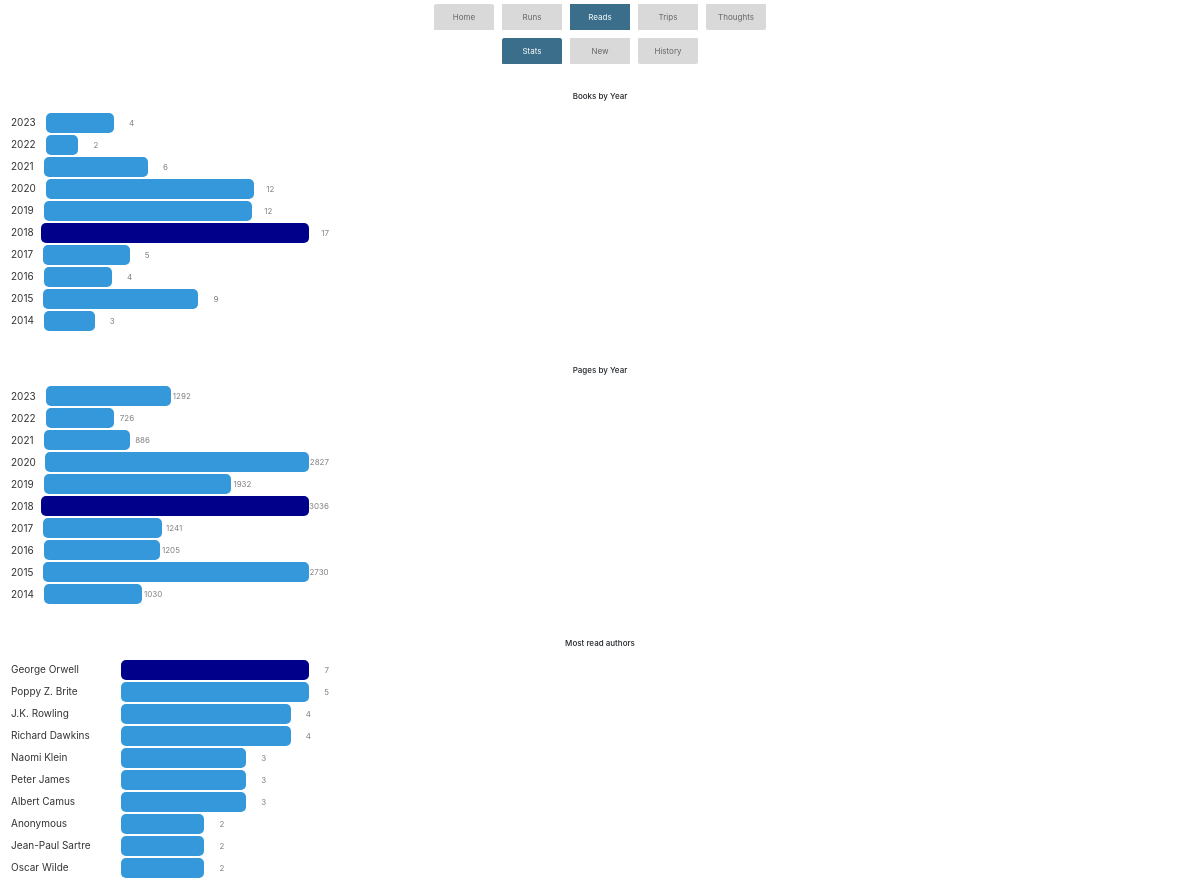
Page /reads/stats on the earlier database version.
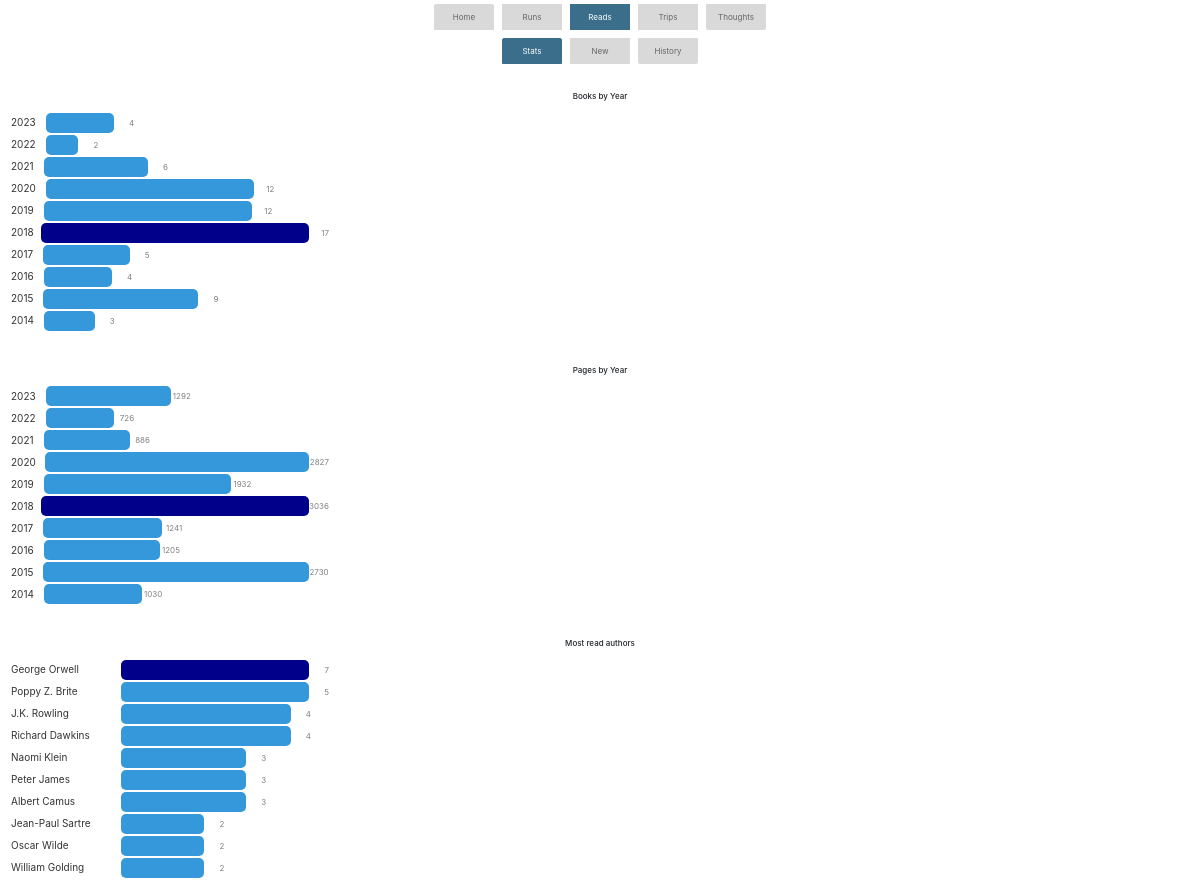
Same page on the later database version.
### app.py (models this page shows)
class Books(db.Model):
    id = db.Column(db.Integer, primary_key=True)
    date_started = db.Column(db.String(20))
    date_ended = db.Column(db.String(20))
    title = db.Column(db.String(50))
    author = db.Column(db.String(50))
    pages = db.Column(db.Integer)
    category = db.Column(db.String(50))
    subcategory = db.Column(db.String(50))
    country = db.Column(db.String(50))
    my_rating = db.Column(db.Integer)
    publication_year = db.Column(db.Integer)
    date_added = db.Column(db.String(50))

### app.py (the view)
@app.route('/reads/stats', methods=['GET', 'POST'])
def reads_stats():
    reads = Books.query.where(Books.subcategory != "manga")
    reads_years_array = [read.date_ended.split('-')[0] for read in reads]
    years_grouped = f.group_and_rank(reads_years_array,"FALSE", 10,"highest")
    pages_array = [read.pages for read in reads]
    pages_per_year = f.group_with_agg(reads_years_array, pages_array, 10, "sum", "whole","highest")
    authors = [read.author for read in reads]
    authors = f.group_and_rank(authors, "TRUE", 10, "highest")
    return render_template('reads_stats.html', years_grouped=years_grouped, pages_per_year=pages_per_year,authors=authors)

### functions.py (called while the page is built)
def group_and_rank(categories, sort_by_count, top_number, highlight="highest"):
    category_counts = {}
    for category in categories:
        if category in category_counts:
            category_counts[category] += 1
        else:
            category_counts[category] = 1
    if sort_by_count == "TRUE":
        aggregated_array = sorted(list(category_counts.items()), key=lambda item: item[1], reverse=True)[:top_number]
    elif sort_by_count == "FALSE":
        aggregated_array = list(category_counts.items())
        aggregated_array = sorted(aggregated_array, key=lambda item: item[0], reverse=True)[:top_number]
    ranked_array = create_weights(aggregated_array, highlight)
    return ranked_array

def create_weights(data, highlight):
    max_val = max(val[1] for val in data)
    min_val = min(val[1] for val in data)
    weighted_data = []
    category = ""
    for row in data:
        proportion = int((row[1]/max_val)*100)
        if proportion == 100:
            if highlight == "highest":
                category = "bar_High"
            else:
                category = "bar_Med"
        elif row[1] == min_val:
            if highlight == "lowest":
                category = "bar_High"
            else:
                category = "bar_Med"
        else:
             category = "bar_Med"
        weighted_row = [row[0], row[1], proportion, category]  # Include both original and proportion
        weighted_data.append(weighted_row)
    return weighted_data

### templates/reads_stats.html (shortened to what this page needs)
{% extends 'base.html' %}
{% block content %}
{% include 'base_reads.html' %}
<br/><br/>
<h6 class="center">Books by Year</h6>
<div class="center">
    <div class="chart center">
    {% for year_books in years_grouped %}
        <div class="bar-container">
            <div class="small-label">{{year_books[0]}}</div>
            <div class="bar {{year_books[3]}}" style="width: {{year_books[2]}}%">
                <div class="value">{{year_books[1]}}</div>
            </div>
        </div>
    {% endfor %}
    </div>
</div>
<br/><br/>
<h6 class="center">Pages by Year</h6>
<div class="center">
    <div class="chart center">
    {% for year_pages in pages_per_year %}
        <div class="bar-container">
            <div class="small-label">{{year_pages[0]}}</div>
            <div class="bar {{year_pages[3]}}" style="width: {{year_pages[2]}}%">
                <div class="value">{{year_pages[1]}}</div>
            </div>
        </div>
    {% endfor %}
    </div>
</div>
<br/><br/>
<h6 class="center">Most read authors</h6>
<div class="chart center">
{% for author in authors %}
    <div class="bar-container">
        <div class="big-label">{{author[0]}}</div>
        <div class="bar {{author[3]}}" style="width: {{author[2]}}%">
            <div class="value">{{author[1]}}</div>
        </div>
    </div>
{% endfor %}
</div>
{% endblock %}

### templates/base.html (shortened to what this page needs)
<!DOCTYPE html>
<html lang="en">
<head>
    <link rel="stylesheet" href="{{ url_for('static', filename='bootstrap.min.css') }}">
    <link rel="stylesheet" href="{{ url_for('static', filename='my_override_style.css') }}">
</head>
<body>
    <div class="d-flex justify-content-center">
        <nav>
        <ul class="list-group d-flex flex-row">
            <li class="m-2 list-group-item {% if request.endpoint == 'index' %}active{% endif %}"><a href="{{ url_for('index') }}">Home</a></li>
            <li class="m-2 list-group-item {% if 'runs' in request.endpoint %}active{% endif %}"><a href="{{ url_for('runs_stats') }}">Runs</a></li>
            <li class="m-2 list-group-item {% if 'reads' in request.endpoint %}active{% endif %}"><a href="{{ url_for('reads_stats') }}">Reads</a></li>
            <li class="m-2 list-group-item {% if 'trips' in request.endpoint %}active{% endif %}"><a href="{{ url_for('trips_stats') }}">Trips</a></li>
            <li class="m-2 list-group-item {% if 'thoughts' in request.endpoint %}active{% endif %}"><a href="{{ url_for('thoughts_stats') }}">Thoughts</a></li>
        </ul>
        </nav>
    </div>
    <div>
        {% block content %}{% endblock %}
    </div>
</body>
</html>

### templates/base_reads.html
<div class="d-flex justify-content-center">
    <ul class="list-group d-flex flex-row">
        <li class="list-group-item m-2 {% if 'stats' in request.endpoint %}active{% endif %}"><a href="{{ url_for('reads_stats') }}">Stats</a></li>
        <li class="list-group-item m-2 {% if 'new' in request.endpoint %}active{% endif %}"><a href="{{ url_for('reads_new') }}">New</a></li>
        <li class="list-group-item m-2 {% if 'history' in request.endpoint %}active{% endif %}"><a href="{{ url_for('reads_history') }}">History</a></li>
    </ul>
</div>

### static/my_override_style.css (style rules this page uses)
* { font-size: 6pt; }
.center { text-align: center; margin: auto; }
ul { list-style: none; }
li { width: 60px; text-align: center; }
.list-group-item.active { background-color: #3A6E8A; color: white; border-color: #3A6E8A; }
.list-group-item.active a { background-color: #3A6E8A; color: white; border-color: #3A6E8A; }
.list-group-item { background-color: #D9D9D9; color: #666666; border-color: #D9D9D9; }
.list-group-item a { background-color: #D9D9D9; color: #666666; border-color: #D9D9D9; }
.chart { width: 300px; margin: 10px; background-color: #fff; }
.bar-container { display: flex; align-items: center; padding: 1px; }
.bar { height: 20px; border-radius: 5px; position: relative; }
.bar::before { content: attr(data-label); position: absolute; left: 10px; top: 50%; transform: translateY(-50%); color: #333; }
.value { position: absolute; right: -20px; top: 50%; transform: translateY(-50%); color: gray; }
.small-label { text-align: centre; font-size: 10px; color: #333; margin-right: 10px; min-width: 20px; }
.big-label { text-align: left; font-size: 10px; color: #333; margin-right: 10px; min-width: 100px; }
.bar_High { background-color: darkblue; }
.bar_Med { background-color: #3498db; }

Differences in the rows shown:
no longer on this page (row edited): Books: author "Anonymous", {{ author[2] }} 28 (drawn), author "2"
now on this page (row unchanged): Books: author "William Golding", {{ author[2] }} 28 (drawn), author "2"
